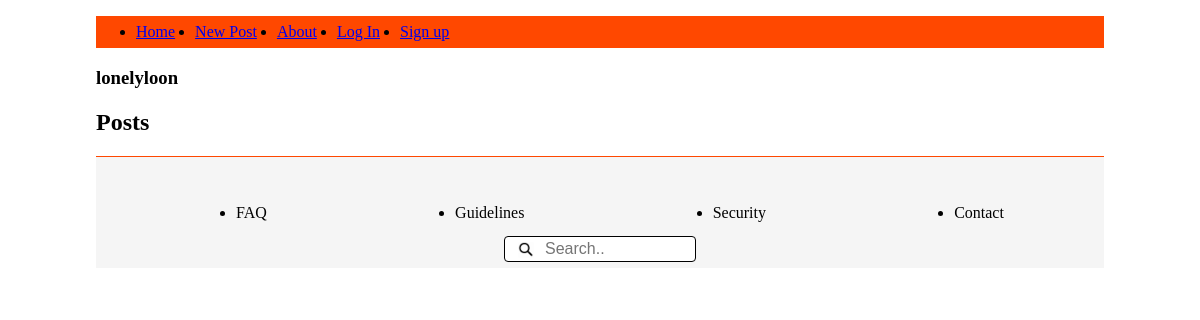
Page /profile.php?username=lonelyloon on the earlier database version.
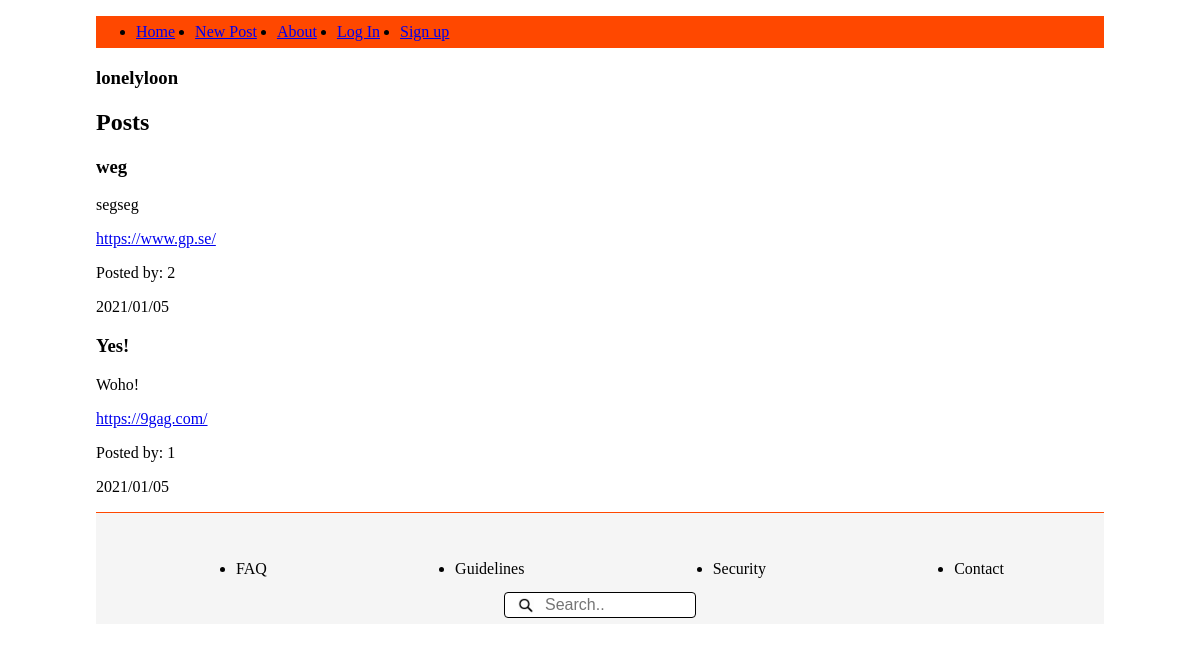
Same page on the later database version.
### tables this page shows
CREATE TABLE Users (
	id integer PRIMARY KEY AUTOINCREMENT,
	username varchar,
	first_name string,
	last_name string,
	email varchar,
	password varchar,
	avatar varchar,
	biography string
);

CREATE TABLE Posts (
	id integer PRIMARY KEY AUTOINCREMENT,
	title string,
	description string,
	post_url varchar,
	post_date datetime,
	user_id varchar,
	user_username varchar
);

### web/functions.php (called while the page is built, shortened)
<?php
function fetchUser($pdo, $username)
{
    $statement = $pdo->prepare("SELECT id, username, avatar, biography FROM Users WHERE username = :username");
    $statement->BindParam(':username', $username, PDO::PARAM_STR);
    $statement->execute();
    $userProfile =  $statement->fetch(PDO::FETCH_ASSOC);
    return $userProfile;
}
function getUserPosts($pdo, int $profileId)
{
    $statement = $pdo->prepare("SELECT Posts.id, title, description, post_url, post_date, user_id FROM Posts
    INNER JOIN Users
    ON Posts.user_id = Users.id
    WHERE Users.id = :id
    ORDER BY Posts.id DESC");
    $statement->BindParam(':id', $profileId, PDO::PARAM_INT);
    $statement->execute();
    $userPosts = $statement->fetchAll(PDO::FETCH_ASSOC);
    if (!$userPosts) {
        return $_SESSION['errors'][] = "No posts yet.";
    }
    return $userPosts;
}

### profile.php (the view, shortened to what this page needs)
<?php require __DIR__ . '/homepage/header.php'; ?>
<?php require __DIR__ . '/homepage/navbar.php'; ?>
    <?php
    if (isset($_GET['username'])) {
        $username = filter_var($_GET['username'], FILTER_SANITIZE_STRING);
        $userProfile = fetchUser($pdo, $username);
        $profileId = $userProfile['id'];
        $userPosts = getUserPosts($pdo, $profileId);
    }
    ?>
    <section>
        <article class="profile-container">
            <div class="profile-page">
                <h1 class="profile-title"><?php echo $userProfile['username']; ?> </h1>
            </div>
        </article>
        <h2 class="u-posts"> Posts </h2>
        <?php if (is_array($userPosts)) {
            foreach ($userPosts as $userPost) :  ?>
                <article class="user-posts">
                    <div class="posts-wrapper">
                        <div class="post-item">
                            <h3 class="post-title"> <?php echo $userPost['title']; ?> </h3>
                        </div>
                        <div class="post-item">
                            <p class="post-description"> <?php echo $userPost['description']; ?> </p>
                        </div>
                        <div class="post-item">
                            <a href="<?php echo $userPost['post_url'] ?> "> <?php echo $userPost['post_url']; ?> </a>
                        </div>
                        <div class="post-item-author">
                            <p> Posted by: <?php echo $userPost['id']; ?> </p>
                        </div>
                        <div class="post-item-date">
                            <p> <?php echo $userPost['post_date']; ?> </p>
                        </div>
                    </div>
                </article>
        <?php endforeach;
        } ?>
    </section>
    <?php require __DIR__ . '/homepage/footer.php'; ?>

### homepage/header.php (shortened to what this page needs)
<!DOCTYPE html>
<html lang="en">
<head>
    <link rel="stylesheet" href="/CSS Assests/index.css">
    <link rel="stylesheet" href="/CSS Assests/navBar.css">
    <link rel="stylesheet" href="/CSS Assests/footer.css">
</head>

### homepage/navbar.php
<body>
    <div class="topnav">
        <ul class="navbar-nav">
            <li class="nav-item">
                <a class="nav-link <?php echo $_SERVER['SCRIPT_NAME'] === '/index.php' ? 'active' : ''; ?>" href="/index.php">Home</a>
            </li>
            <li class="menu__item">
                <a href="/postCreator.php"> New Post </a>
            </li>
            <li class="nav-item">
                <a class="nav-link <?php echo $_SERVER['SCRIPT_NAME'] === '/about.php' ? 'active' : ''; ?>" href="/about.php">About</a>
            </li>
            <?php if (isset($_SESSION['user'])) : ?>
                <li class="nav-item">
                    <a href="/profile.php?username=<?php echo $_SESSION['user']['username']; ?>"> <?php echo $_SESSION['user']['username']; ?> </a>
                </li>
                <?php if (isset($_SESSION['user'])) : ?>
                    <li class="nav-item">
                        <a href="web/user/logout.php">Log Out</a>
                    </li>
                <?php endif; ?>
            <?php else : ?>
                <li class="nav-item">
                    <a href="loginPage.php">Log In</a>
                </li>
                <li class="nav-item">
                    <a href="signUp.php">Sign up</a>
                </li>
            <?php endif; ?>
        </ul>
    </div>

### homepage/footer.php (shortened to what this page needs)
<footer class="endOfPage">
    <div class="footerListContainer">
        <ul class="footerList">
            <li> FAQ </li>
            <li> Guidelines </li>
            <li> Security </li>
            <li> Contact </li>
        </ul>
    </div>
    <div class="searchBar">
        <form class="searchBarMain">
            <input type="text" name="search" placeholder="Search..">
        </form>
    </div>
</footer>
</body>
</html>

### css assests/index.css (style rules this page uses)
* { box-sizing: border-box; }
body { height: 100vh; margin: 0; padding-top: 1rem; padding-left: 6rem; padding-right: 6rem; }

### css assests/navBar.css (style rules this page uses)
.topnav { display: flex; align-items: center; flex-direction: row; width: 100%; background-color: rgb(255, 72, 0); height: 2rem; }
.topnav { display: flex; }
ul { display: flex; align-items: center; justify-content: space-between; gap: 20px; }

### css assests/footer.css (style rules this page uses)
.endOfPage { height: 7rem; width: 100%; background-color: whitesmoke; border-top: 1px solid rgb(255, 72, 0); display: flex; align-items: center; justify-content: center; padding: 1rem; }
.searchBarMain input { width: 12rem; height: 1rem; box-sizing: border-box; border: 1px solid black; border-radius: 4px; font-size: 16px; background-color: white; background-image: url("/Assets/search-icon-png-5.png"); background-size: 1rem 1rem; background-position: 0.8rem 0.3rem; background-repeat: no-repeat; padding: 12px 20px 12px 40px; margin-top: 5rem; }
.searchBar { width: 77.5rem; height: 7rem; position: absolute; display: flex; justify-content: center; }
.footerListContainer { height: 100%; width: 100%; display: flex; justify-content: center; margin-top: 0.1rem; }
.footerList { width: 100%; display: flex; justify-content: space-around; flex-direction: row; }

Differences in the rows shown:
added posts: title "weg", description "segseg", post_url "https://www.gp.se/", id "2", post_date "2021/01/05"
added posts: title "Yes!", description "Woho!", post_url "https://9gag.com/", id "1", post_date "2021/01/05"
